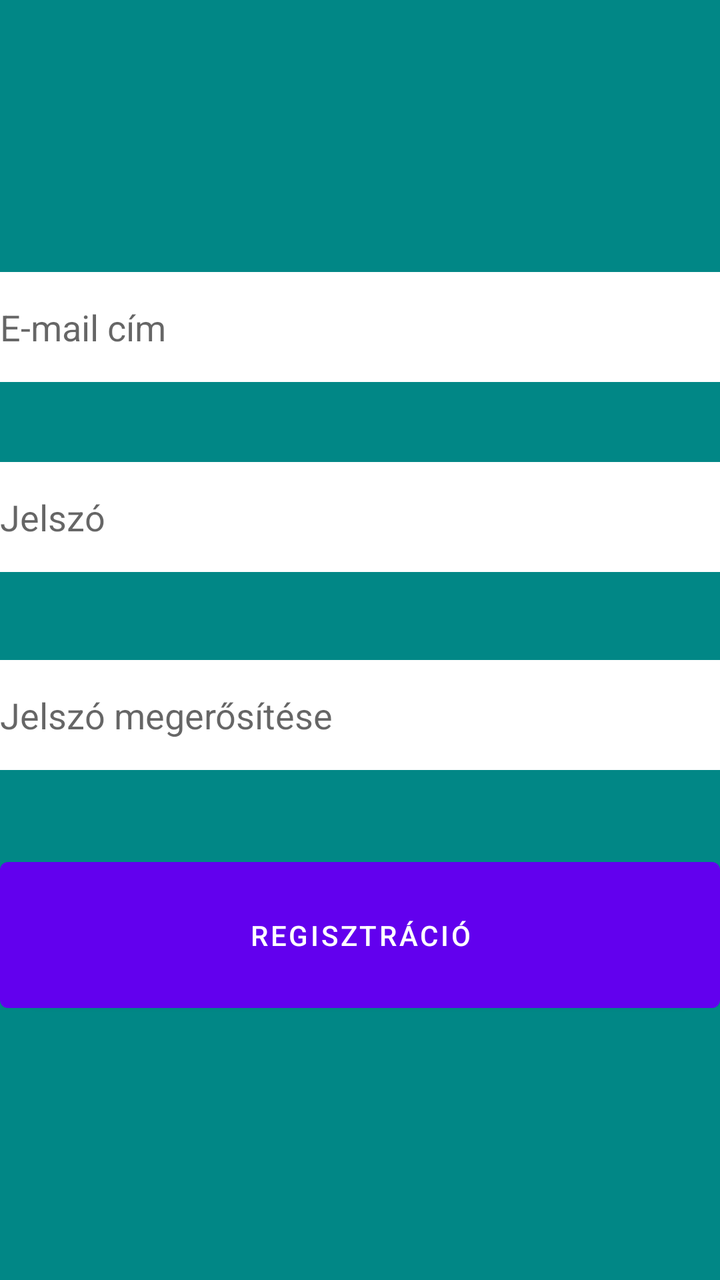
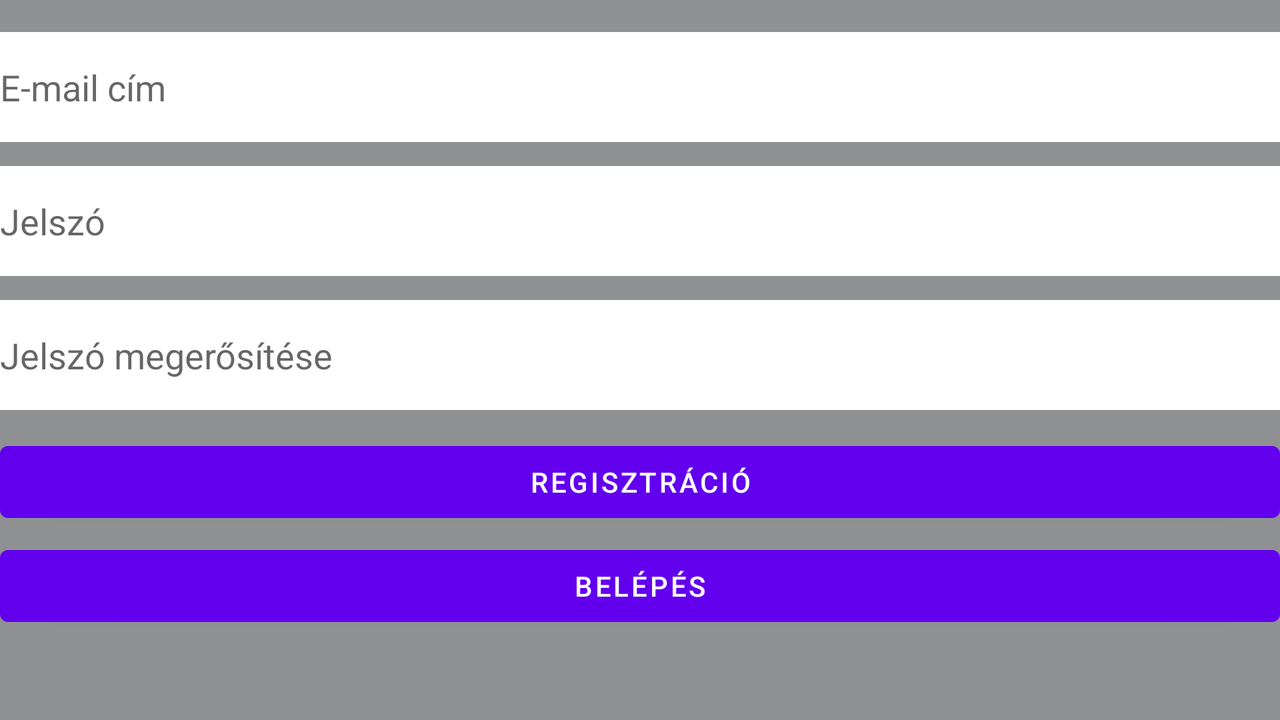

The same Android screen from two of the app's own layout files: first res/layout/ as a phone draws it, then the repository's variant for another configuration, drawn on a device whose configuration selects that folder. Both files follow.
<!-- AndroidManifest.xml: application theme Theme.F1BLOG -->
<!-- res/layout/activity_registration.xml -->
<?xml version="1.0" encoding="utf-8"?>
<androidx.constraintlayout.widget.ConstraintLayout xmlns:android="http://schemas.android.com/apk/res/android"
    xmlns:app="http://schemas.android.com/apk/res-auto"
    xmlns:tools="http://schemas.android.com/tools"
    android:layout_width="match_parent"
    android:layout_height="match_parent"
    android:background="@color/teal_700"
    tools:context=".RegistrationActivity">


    <EditText
        android:id="@+id/editTextEmail"
        android:layout_width="0dp"
        android:layout_height="55dp"
        android:layout_marginTop="136dp"
        android:background="@color/design_default_color_surface"
        android:ems="10"
        android:hint="E-mail cím"
        android:inputType="textEmailAddress"
        app:layout_constraintEnd_toEndOf="parent"
        app:layout_constraintHorizontal_bias="0.0"
        app:layout_constraintStart_toStartOf="parent"
        app:layout_constraintTop_toTopOf="parent" />

    <EditText
        android:id="@+id/editTextPassword"
        android:layout_width="0dp"
        android:layout_height="55dp"
        android:layout_marginTop="40dp"
        android:background="@color/design_default_color_surface"
        android:ems="10"
        android:hint="Jelszó"
        android:inputType="textPassword"
        app:layout_constraintEnd_toEndOf="parent"
        app:layout_constraintHorizontal_bias="0.0"
        app:layout_constraintStart_toStartOf="parent"
        app:layout_constraintTop_toBottomOf="@+id/editTextEmail" />

    <EditText
        android:id="@+id/editTextPasswordConfirm"
        android:layout_width="0dp"
        android:layout_height="55dp"
        android:layout_marginTop="44dp"
        android:background="@color/design_default_color_surface"
        android:ems="10"
        android:hint="Jelszó megerősítése"
        android:inputType="textPassword"
        app:layout_constraintEnd_toEndOf="parent"
        app:layout_constraintHorizontal_bias="0.0"
        app:layout_constraintStart_toStartOf="parent"
        app:layout_constraintTop_toBottomOf="@+id/editTextPassword" />

    <Button
        android:id="@+id/registrationButton"
        android:layout_width="0dp"
        android:layout_height="85dp"
        android:layout_marginTop="40dp"
        android:text="Regisztráció"
        app:layout_constraintEnd_toEndOf="parent"
        app:layout_constraintStart_toStartOf="parent"
        app:layout_constraintTop_toBottomOf="@+id/editTextPasswordConfirm" />
</androidx.constraintlayout.widget.ConstraintLayout>
<!-- resources referenced by this layout -->
<resources>
  <color name="teal_700">#FF018786</color>
  <style name="Theme.F1BLOG" parent="Theme.MaterialComponents.DayNight.DarkActionBar">
          
          <item name="colorPrimary">@color/purple_500</item>
          <item name="colorPrimaryVariant">@color/purple_700</item>
          <item name="colorOnPrimary">@color/white</item>
          
          <item name="colorSecondary">@color/teal_200</item>
          <item name="colorSecondaryVariant">@color/teal_700</item>
          <item name="colorOnSecondary">@color/black</item>
          
          <item name="android:statusBarColor" tools:targetApi="l">?attr/colorPrimaryVariant</item>
          
      </style>
  <color name="purple_500">#FF6200EE</color>
  <color name="purple_700">#FF3700B3</color>
  <color name="white">#FFFFFFFF</color>
  <color name="teal_200">#FF03DAC5</color>
  <color name="black">#FF000000</color>
</resources>
<!-- res/layout-land/activity_registration.xml (the repository's variant of the layout above) -->
<!-- drawn on the phone turned sideways -->
<?xml version="1.0" encoding="utf-8"?>
<androidx.constraintlayout.widget.ConstraintLayout xmlns:android="http://schemas.android.com/apk/res/android"
    xmlns:app="http://schemas.android.com/apk/res-auto"
    xmlns:tools="http://schemas.android.com/tools"
    android:layout_width="match_parent"
    android:layout_height="match_parent"
    android:background="@color/backGray"
    tools:context=".RegistrationActivity">


    <Button
        android:id="@+id/toLoginButton"
        android:layout_width="0dp"
        android:layout_height="wrap_content"
        android:layout_marginTop="4dp"
        android:text="Belépés"
        app:layout_constraintEnd_toEndOf="parent"
        app:layout_constraintHorizontal_bias="0.0"
        app:layout_constraintStart_toStartOf="parent"
        app:layout_constraintTop_toBottomOf="@+id/registrationButton" />

    <EditText
        android:id="@+id/editTextEmail"
        android:layout_width="0dp"
        android:layout_height="55dp"
        android:layout_marginTop="16dp"
        android:background="@color/design_default_color_surface"
        android:ems="10"
        android:hint="E-mail cím"
        android:inputType="textEmailAddress"
        app:layout_constraintEnd_toEndOf="parent"
        app:layout_constraintHorizontal_bias="0.0"
        app:layout_constraintStart_toStartOf="parent"
        app:layout_constraintTop_toTopOf="parent" />

    <EditText
        android:id="@+id/editTextPassword"
        android:layout_width="0dp"
        android:layout_height="55dp"
        android:layout_marginTop="12dp"
        android:background="@color/design_default_color_surface"
        android:ems="10"
        android:hint="Jelszó"
        android:inputType="textPassword"
        app:layout_constraintEnd_toEndOf="parent"
        app:layout_constraintHorizontal_bias="0.0"
        app:layout_constraintStart_toStartOf="parent"
        app:layout_constraintTop_toBottomOf="@+id/editTextEmail" />

    <EditText
        android:id="@+id/editTextPasswordConfirm"
        android:layout_width="0dp"
        android:layout_height="55dp"
        android:layout_marginTop="12dp"
        android:background="@color/design_default_color_surface"
        android:ems="10"
        android:hint="Jelszó megerősítése"
        android:inputType="textPassword"
        app:layout_constraintEnd_toEndOf="parent"
        app:layout_constraintHorizontal_bias="0.0"
        app:layout_constraintStart_toStartOf="parent"
        app:layout_constraintTop_toBottomOf="@+id/editTextPassword" />


    <Button
        android:id="@+id/registrationButton"
        android:layout_width="0dp"
        android:layout_height="wrap_content"
        android:layout_marginTop="12dp"
        android:text="Regisztráció"
        app:layout_constraintEnd_toEndOf="parent"
        app:layout_constraintHorizontal_bias="0.0"
        app:layout_constraintStart_toStartOf="parent"
        app:layout_constraintTop_toBottomOf="@+id/editTextPasswordConfirm" />


</androidx.constraintlayout.widget.ConstraintLayout>
<!-- resources referenced by the variant -->
<!-- as the phone turned sideways resolves them -->
<resources>
  <color name="backGray">#8F9193</color>
  <style name="Theme.F1BLOG" parent="Theme.MaterialComponents.DayNight.DarkActionBar">
          
          <item name="colorPrimary">@color/purple_500</item>
          <item name="colorPrimaryVariant">@color/purple_700</item>
          <item name="colorOnPrimary">@color/white</item>
          
          <item name="colorSecondary">@color/teal_200</item>
          <item name="colorSecondaryVariant">@color/teal_700</item>
          <item name="colorOnSecondary">@color/black</item>
          
          <item name="android:statusBarColor" tools:targetApi="l">?attr/colorPrimaryVariant</item>
          
      </style>
  <color name="purple_500">#FF6200EE</color>
  <color name="purple_700">#FF3700B3</color>
  <color name="white">#FFFFFFFF</color>
  <color name="teal_200">#FF03DAC5</color>
  <color name="teal_700">#FF018786</color>
  <color name="black">#FF000000</color>
</resources>
